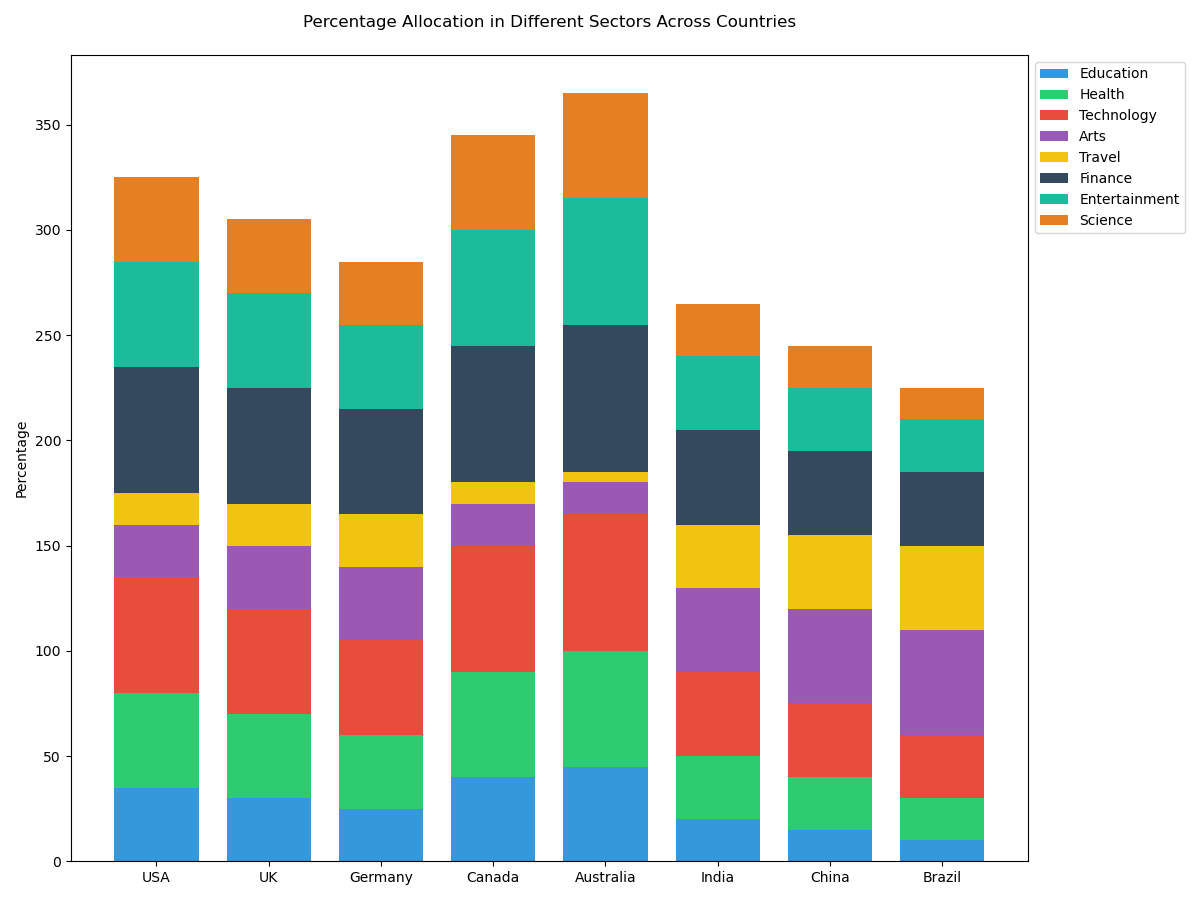

Reproduce this figure in Python.

import matplotlib.pyplot as plt
import numpy as np

# Data
categories = ['USA', 'UK', 'Germany', 'Canada', 'Australia', 'India', 'China', 'Brazil']
education = [35, 30, 25, 40, 45, 20, 15, 10]
health = [45, 40, 35, 50, 55, 30, 25, 20]
technology = [55, 50, 45, 60, 65, 40, 35, 30]
arts = [25, 30, 35, 20, 15, 40, 45, 50]
travel = [15, 20, 25, 10, 5, 30, 35, 40]
finance = [60, 55, 50, 65, 70, 45, 40, 35]
entertainment = [50, 45, 40, 55, 60, 35, 30, 25]
science = [40, 35, 30, 45, 50, 25, 20, 15]

# Plotting
bar_width = 0.75
index = np.arange(len(categories))

fig, ax = plt.subplots(figsize=(12, 9))
ax.bar(index, education, bar_width, label='Education', color='#3498db')
ax.bar(index, health, bar_width, bottom=education, label='Health', color='#2ecc71')
ax.bar(index, technology, bar_width, bottom=np.array(education) + np.array(health), label='Technology', color='#e74c3c')
ax.bar(index, arts, bar_width, bottom=np.array(education) + np.array(health) + np.array(technology), label='Arts', color='#9b59b6')
ax.bar(index, travel, bar_width, bottom=np.array(education) + np.array(health) + np.array(technology) + np.array(arts), label='Travel', color='#f1c40f')
ax.bar(index, finance, bar_width, bottom=np.array(education) + np.array(health) + np.array(technology) + np.array(arts) + np.array(travel), label='Finance', color='#34495e')
ax.bar(index, entertainment, bar_width, bottom=np.array(education) + np.array(health) + np.array(technology) + np.array(arts) + np.array(travel) + np.array(finance), label='Entertainment', color='#1abc9c')
ax.bar(index, science, bar_width, bottom=np.array(education) + np.array(health) + np.array(technology) + np.array(arts) + np.array(travel) + np.array(finance) + np.array(entertainment), label='Science', color='#e67e22')

# Labels and Titles
ax.set_ylabel('Percentage')
ax.set_title('Percentage Allocation in Different Sectors Across Countries', pad=20)
ax.set_xticks(index)
ax.set_xticklabels(categories)
ax.legend(loc='upper left', bbox_to_anchor=(1, 1))

# Display the plot
plt.tight_layout()
plt.show()
